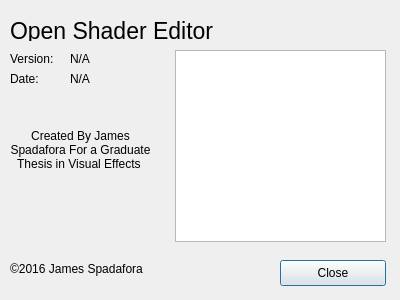
<?xml version="1.0" encoding="UTF-8"?>
<ui version="4.0">
 <class>About</class>
 <widget class="QDialog" name="About">
  <property name="geometry">
   <rect>
    <x>0</x>
    <y>0</y>
    <width>400</width>
    <height>300</height>
   </rect>
  </property>
  <property name="windowTitle">
   <string>About</string>
  </property>
  <widget class="QPushButton" name="closeButton">
   <property name="geometry">
    <rect>
     <x>280</x>
     <y>260</y>
     <width>106</width>
     <height>26</height>
    </rect>
   </property>
   <property name="text">
    <string>Close</string>
   </property>
  </widget>
  <widget class="QLabel" name="label">
   <property name="geometry">
    <rect>
     <x>10</x>
     <y>20</y>
     <width>271</width>
     <height>21</height>
    </rect>
   </property>
   <property name="font">
    <font>
     <pointsize>17</pointsize>
    </font>
   </property>
   <property name="text">
    <string>Open Shader Editor</string>
   </property>
  </widget>
  <widget class="QLabel" name="label_2">
   <property name="geometry">
    <rect>
     <x>10</x>
     <y>50</y>
     <width>62</width>
     <height>17</height>
    </rect>
   </property>
   <property name="text">
    <string>Version:</string>
   </property>
  </widget>
  <widget class="QLabel" name="Version_txt">
   <property name="geometry">
    <rect>
     <x>70</x>
     <y>50</y>
     <width>62</width>
     <height>17</height>
    </rect>
   </property>
   <property name="text">
    <string>N/A</string>
   </property>
  </widget>
  <widget class="QLabel" name="label_3">
   <property name="geometry">
    <rect>
     <x>10</x>
     <y>70</y>
     <width>62</width>
     <height>17</height>
    </rect>
   </property>
   <property name="text">
    <string>Date:</string>
   </property>
  </widget>
  <widget class="QLabel" name="Date_txt">
   <property name="geometry">
    <rect>
     <x>70</x>
     <y>70</y>
     <width>62</width>
     <height>17</height>
    </rect>
   </property>
   <property name="text">
    <string>N/A</string>
   </property>
  </widget>
  <widget class="QTextBrowser" name="textBrowser">
   <property name="geometry">
    <rect>
     <x>175</x>
     <y>50</y>
     <width>211</width>
     <height>192</height>
    </rect>
   </property>
  </widget>
  <widget class="QLabel" name="label_4">
   <property name="geometry">
    <rect>
     <x>10</x>
     <y>100</y>
     <width>141</width>
     <height>101</height>
    </rect>
   </property>
   <property name="sizePolicy">
    <sizepolicy hsizetype="Fixed" vsizetype="Preferred">
     <horstretch>0</horstretch>
     <verstretch>0</verstretch>
    </sizepolicy>
   </property>
   <property name="text">
    <string>Created By       James Spadafora For a Graduate Thesis in Visual Effects </string>
   </property>
   <property name="textFormat">
    <enum>Qt::RichText</enum>
   </property>
   <property name="scaledContents">
    <bool>false</bool>
   </property>
   <property name="alignment">
    <set>Qt::AlignCenter</set>
   </property>
   <property name="wordWrap">
    <bool>true</bool>
   </property>
  </widget>
  <widget class="QLabel" name="label_5">
   <property name="geometry">
    <rect>
     <x>10</x>
     <y>260</y>
     <width>211</width>
     <height>17</height>
    </rect>
   </property>
   <property name="text">
    <string>©2016 James Spadafora </string>
   </property>
  </widget>
 </widget>
 <resources/>
 <connections/>
</ui>
